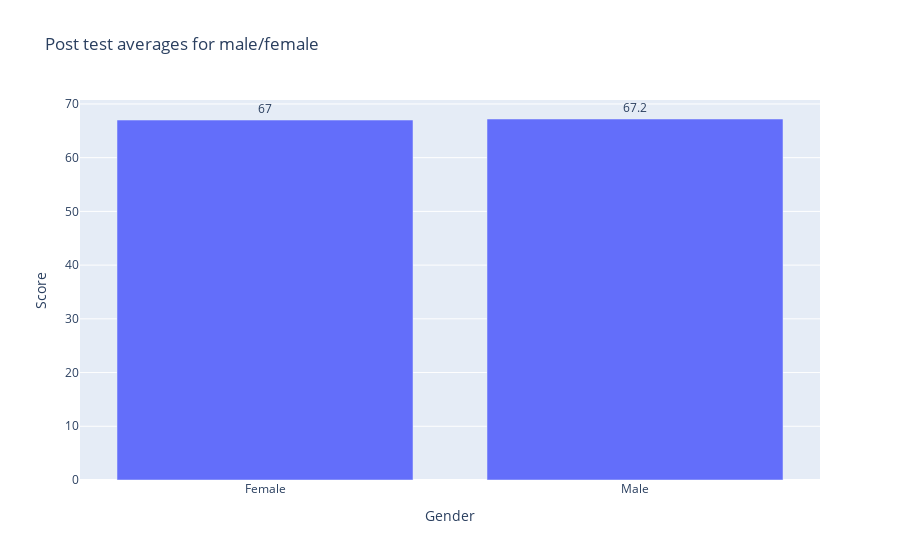

The cell this chart's notebook holds for it:
### Code cell
names= list(df.groupby('gender').mean()['posttest'].index)
values= df.groupby('gender').mean()['posttest'].values

fig = go.Figure( [ go.Bar(x=names, y=values, text=np.round(values, 2), textposition='outside') ] )
fig.update_layout(
    title_text="Post test averages for male/female",
    xaxis_title='Gender',
    yaxis_title='Score'
)
fig.show()

### Figure 1 — Plotly figure (JSON) as saved in the notebook; plotly's stock layout.template omitted (floating-point values rounded to 4 significant figures)
{"data": [{"text": [67, 67.2], "textposition": "outside", "type": "bar", "x": ["Female", "Male"], "y": [67.0, 67.2]}], "layout": {"title": {"text": "Post test averages for male/female"}, "xaxis": {"title": {"text": "Gender"}}, "yaxis": {"title": {"text": "Score"}}}}
